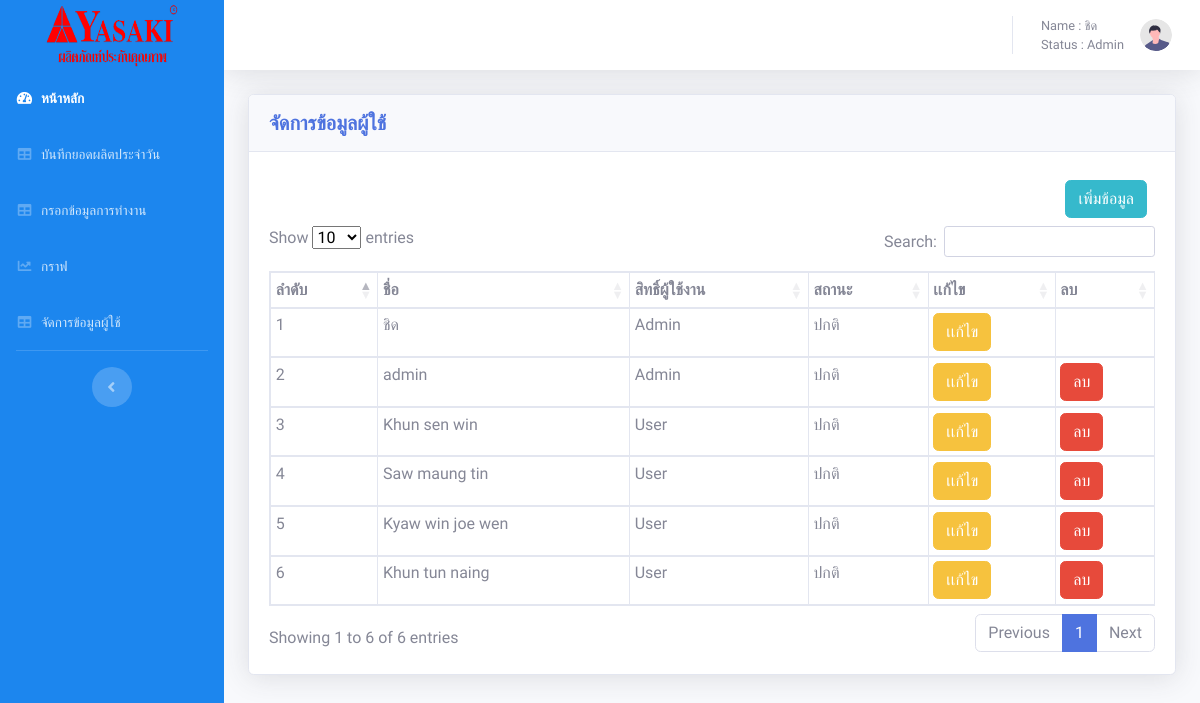
/admin/user.php (signed in), run on an earlier commit of the app's database.
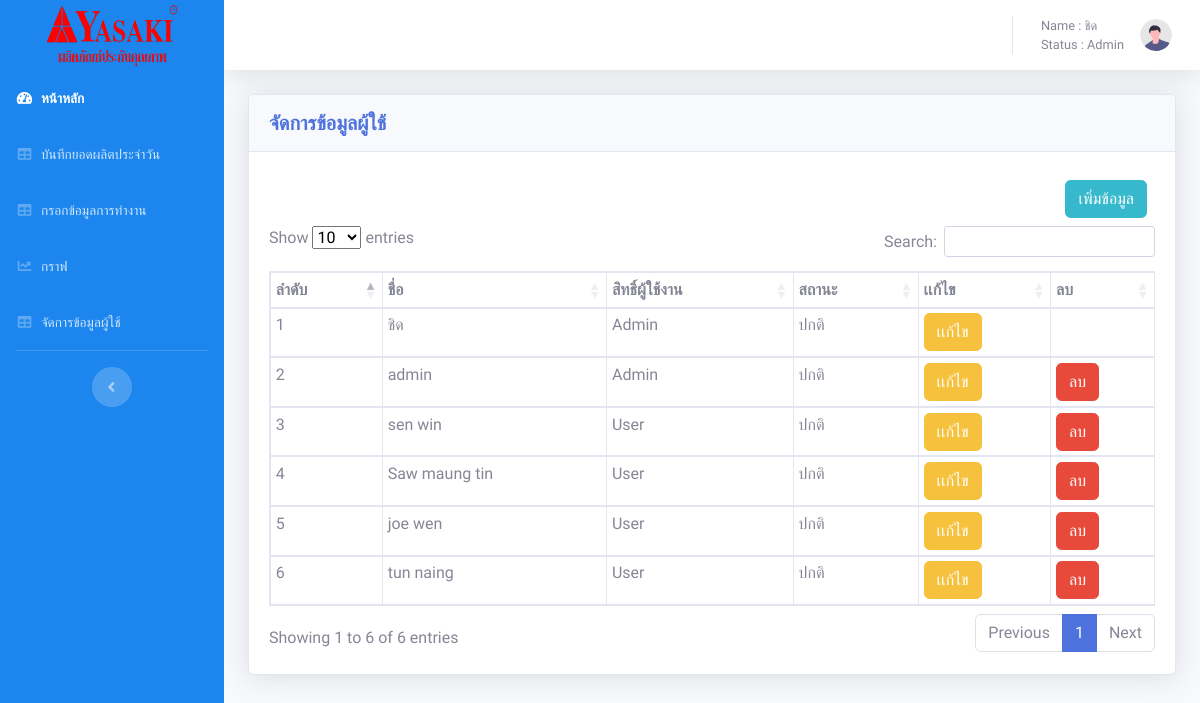
And on a later commit of the database.
### tables this page shows
CREATE TABLE `users` (
  `u_id` int(11) NOT NULL,
  `u_usersname` varchar(50) NOT NULL,
  `u_pssaword` int(20) NOT NULL,
  `Status` varchar(20) NOT NULL,
  `std2` varchar(50) NOT NULL,
  `mac_id` varchar(50) NOT NULL,
  `b_id` varchar(50) NOT NULL
);

### admin/user.php (the view, shortened to what the changed rows need)
<?php
include "config.php";
?>
<!DOCTYPE html>
<html lang="en">
<head>
      <link href="vendor/fontawesome-free/css/all.min.css" rel="stylesheet" type="text/css">
      <link href="css/sb-admin-2.min.css" rel="stylesheet">
      <link rel="stylesheet" type="text/css" href="https://cdn.datatables.net/1.12.1/css/dataTables.bootstrap5.min.css">
      <link rel="stylesheet" type="text/css" href="https://cdn.datatables.net/buttons/2.2.3/css/buttons.bootstrap5.min.css">
</head>
<body id="page-top" style="font-family: 'Pridi', serif;">
      <div id="wrapper">
            <div id="content-wrapper" class="d-flex flex-column">
                  <div id="content">
                        <div class="container-fluid">
                              <div class="row">
                                    <div class="col-sm-12">
                                          <div class="card shadow mb-4">
                                                <div class="card-body">
                                                      <table class="table table-bordered table-sm" id="dataTable" width="100%" cellspacing="0">
                                                            <thead>
                                                                  <tr>
                                                                        <th>ลำดับ</th>
                                                                        <th>ชื่อ</th>
                                                                        <th>สิทธิ์ผู้ใช้งาน</th>
                                                                        <th>สถานะ</th>
                                                                        <th>เเก้ไข</th>
                                                                        <th>ลบ</th>
                                                                  </tr>
                                                            </thead>
                                                            <tbody>
                                                                  <?php
                                                                  $sql = "SELECT * FROM `users`";
                                                                  $re = mysqli_query($conn, $sql);
                                                                  foreach ($re as $k => $row) {
                                                                  ?>
                                                                        <tr>
                                                                              <td><?= ($k + 1) ?></td>
                                                                              <td><?= $row["u_usersname"]; ?></td>
                                                                              <td><?= $row["Status"]; ?></td>
                                                                              <td><?= $row["std2"]; ?></td>
                                                                              <td><a href="post/edit.php?id=<?= $row["u_id"]; ?>"><button class="btn btn-warning ">เเก้ไข</button></a></td>
                                                                              <?php
                                                                              if ($row["u_usersname"] == $_SESSION["user"]) {
                                                                                    echo '<td></td>';
                                                                              } else {
                                                                              ?>
                                                                                    <td><a href="post/del.php?id=<?= $row["u_id"]; ?>" ><button  class="btn btn-danger " OnClick="return chkdel();" >ลบ</button></a></td>
                                                                              <?php
                                                                              }
                                                                              ?>
                                                                        </tr>
                                                                  <?php
                                                                  }
                                                                  ?>
                                                            </tbody>
                                                      </table>
                                                </div>
                                          </div>
                                    </div>
                              </div>
                        </div>
                  </div>
            </div>
      </div>
</body>
</html>

What changed in the data, as far as the page shows it:
changed users: u_usersname "Khun sen win" → "sen win"
changed users: u_usersname "Kyaw win joe wen" → "joe wen"
changed users: u_usersname "Khun tun naing" → "tun naing"
